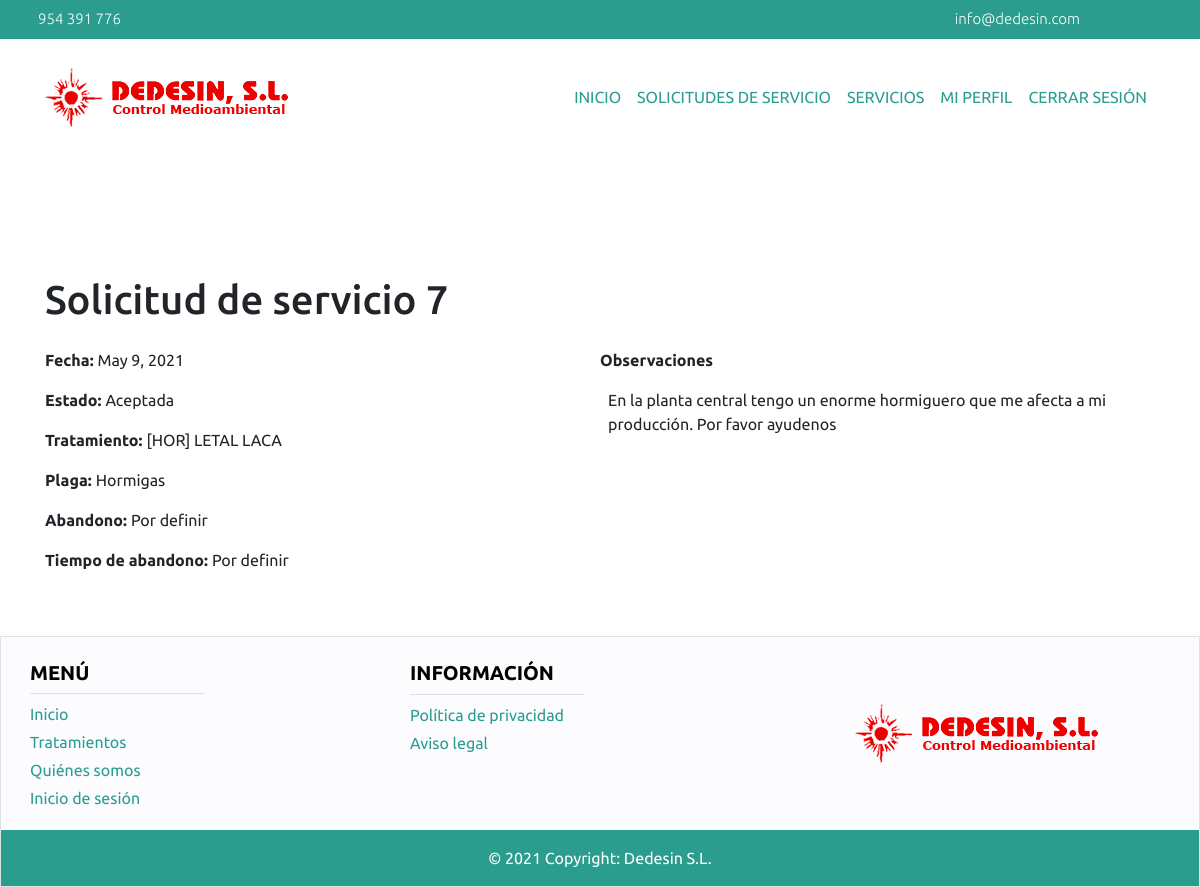
The app's page /empresa/solicitudServicio/show/7/ (signed in) with its own data.
### main/models.py (models this page shows, shortened)
class SolicitudServicio(models.Model):
    estado = models.CharField(choices=ESTADO_SOLICITUD, default='pendiente', max_length=9)
    fecha = models.DateField(default=None, null=True)
    observaciones = models.TextField()
    tratamiento = models.ForeignKey(Tratamiento, on_delete=models.CASCADE, default=None, null=True)
    plaga = models.ForeignKey(Plaga, on_delete=models.CASCADE)
    usuario = models.ForeignKey(User, on_delete=models.CASCADE)

class Tratamiento(models.Model):
    nombre = models.CharField(max_length=100, blank=False)
    descripcion = models.TextField()
    precio = models.FloatField()
    abandono = models.BooleanField(default=False)
    horasAbandono = models.IntegerField(default=0)
    plaga = models.ForeignKey(Plaga, on_delete=models.CASCADE)

class Plaga(models.Model):
    nombre = models.CharField(max_length=60)

### main/empresa/views.py (the view)
# urls.py: path('solicitudServicio/show/<int:id>/', views.show_solicitud_servicio_empresa),
@login_required
def show_solicitud_servicio_empresa(request, id):
    if esEmpresa(request):
        solicitud = SolicitudServicio.objects.get(id=id)
        if request.user == solicitud.usuario:
            return render(request, 'solicitudServicioEmpresaForm.html', {'solicitud': solicitud})
        else:
            return redirect('/errorPermiso')
    else:
        return redirect('/errorPermiso/')

### main/empresa/views.py (called while the page is built)
def esEmpresa(request):
    try:
        empresa = Empresa.objects.filter(usuario=request.user)[0]
        return empresa
    except:
        return None

### main/empresa/templates/solicitudServicioEmpresaForm.html (shortened to what this page needs)
{% extends 'headerEmpresa.html' %}
{% block contenido %}
{% if solicitud %}
<div class="container mb-5" style="margin-top:10%;">
    <h1> Solicitud de servicio {{solicitud.id}}</h1>
    <div class="container mt-4">
        <div class="row">
            <div class="col-sm">
                <div class="row">
                    <strong><p>Fecha: </p></strong>
                    {% if solicitud.fecha %}
                    <p class=" ml-1">{{solicitud.fecha}}</p>
                    {% else %}
                    <p class=" ml-1">Por definir</p>
                    {% endif %}
                </div>
                {% if not form %}
                <div class="row">
                    <strong><p>Estado:</p></strong>
                    <p class="ml-1">{{solicitud.estado.title}}</p>
                </div>
                {% endif %}
                <div class="row">
                    <strong><p>Tratamiento: </p></strong>
                    {% if solicitud.tratamiento %}
                    <p class=" ml-1">{{solicitud.tratamiento.nombre}}</p>
                    {% else %}
                    <p class=" ml-1">Por definir</p>
                    {% endif %}
                </div>
                <div class="row">
                    <strong><p>Plaga: </p></strong>
                    <p class="ml-1">{{solicitud.plaga.nombre}}</p>
                </div>
                <div class="row">
                    <strong><p>Abandono: </p></strong>
                    {% if solicitud.abandono %}
                    <p class=" ml-1">{{solicitud.abandono}}</p>
                    {% else %}
                    <p class=" ml-1">Por definir</p>
                    {% endif %}
                </div>
                <div class="row">
                    <strong><p>Tiempo de abandono: </p></strong>
                    {% if solicitud.horasAbandono %}
                    <p class=" ml-1">{{solicitud.horasAbandono}}</p>
                    {% else %}
                    <p class=" ml-1">Por definir</p>
                    {% endif %}
                </div>
            </div>
            <div class="col-sm">
                <div class="row">
                    <strong><p>Observaciones</p></strong>
                    <p class="ml-2">{{solicitud.observaciones}}</p>
                </div>
            </div>
        </div>
    </div>
</div>
{% endif %}
{% endblock %}

### main/static/main/index.css (style rules this page uses)
body { font-family: "Ubuntu", sans-serif; }

### records on screen
SolicitudServicio: id "7", fecha "May 9, 2021", estado "Aceptada", tratamiento.nombre "[HOR] LETAL LACA", plaga.nombre "Hormigas", observaciones "En la planta central tengo un enorme hormiguero que me afecta a mi producción. Por favor ayudenos"
